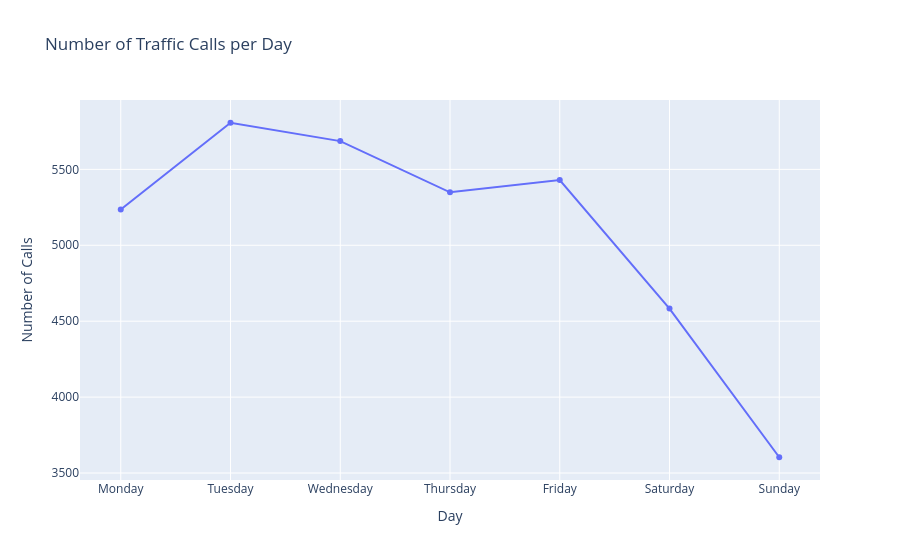

Notebook code cell kept with this figure:
### Code cell
traffic_counts=calls[calls["Type of Emergency"]=="Traffic"]["day"].value_counts().reindex(orderofdays).reset_index()
traffic_counts.columns=["Day","Number of Calls"]
tf=px.line(data_frame=traffic_counts,x="Day",y="Number of Calls",markers=True,title="Number of Traffic Calls per Day")
tf.show()

### Figure 1 — Plotly figure (JSON) as saved in the notebook; plotly's stock layout.template omitted (floating-point values rounded to 4 significant figures)
{"data": [{"hovertemplate": "Day=%{x}<br>Number of Calls=%{y}<extra></extra>", "legendgroup": "", "line": {"color": "#636efa", "dash": "solid"}, "marker": {"symbol": "circle"}, "mode": "lines+markers", "name": "", "orientation": "v", "showlegend": false, "type": "scatter", "x": ["Monday", "Tuesday", "Wednesday", "Thursday", "Friday", "Saturday", "Sunday"], "xaxis": "x", "y": [5236, 5807, 5686, 5349, 5430, 4583, 3604], "yaxis": "y"}], "layout": {"legend": {"tracegroupgap": 0}, "title": {"text": "Number of Traffic Calls per Day"}, "xaxis": {"anchor": "y", "domain": [0, 1], "title": {"text": "Day"}}, "yaxis": {"anchor": "x", "domain": [0, 1], "title": {"text": "Number of Calls"}}}}
